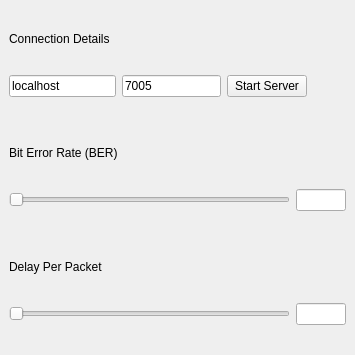
<?xml version="1.0" encoding="UTF-8"?>
<ui version="4.0">
 <class>Emulator</class>
 <widget class="QMainWindow" name="Emulator">
  <property name="enabled">
   <bool>true</bool>
  </property>
  <property name="geometry">
   <rect>
    <x>0</x>
    <y>0</y>
    <width>355</width>
    <height>355</height>
   </rect>
  </property>
  <property name="windowTitle">
   <string/>
  </property>
  <property name="animated">
   <bool>true</bool>
  </property>
  <property name="documentMode">
   <bool>false</bool>
  </property>
  <widget class="QWidget" name="centralwidget">
   <layout class="QGridLayout" name="gridLayout_2">
    <item row="0" column="0">
     <layout class="QVBoxLayout" name="verticalLayout">
      <item>
       <widget class="QLabel" name="label">
        <property name="minimumSize">
         <size>
          <width>0</width>
          <height>0</height>
         </size>
        </property>
        <property name="maximumSize">
         <size>
          <width>16777215</width>
          <height>30</height>
         </size>
        </property>
        <property name="text">
         <string>Connection Details</string>
        </property>
       </widget>
      </item>
      <item>
       <layout class="QHBoxLayout" name="connectionBox">
        <item>
         <widget class="QLineEdit" name="addressInput">
          <property name="minimumSize">
           <size>
            <width>100</width>
            <height>0</height>
           </size>
          </property>
          <property name="maximumSize">
           <size>
            <width>220</width>
            <height>16777215</height>
           </size>
          </property>
          <property name="text">
           <string>localhost</string>
          </property>
          <property name="maxLength">
           <number>45</number>
          </property>
          <property name="placeholderText">
           <string>Address</string>
          </property>
         </widget>
        </item>
        <item>
         <widget class="QLineEdit" name="portInput">
          <property name="minimumSize">
           <size>
            <width>50</width>
            <height>0</height>
           </size>
          </property>
          <property name="maximumSize">
           <size>
            <width>100</width>
            <height>16777215</height>
           </size>
          </property>
          <property name="text">
           <string>7005</string>
          </property>
          <property name="maxLength">
           <number>10</number>
          </property>
          <property name="placeholderText">
           <string>Port</string>
          </property>
         </widget>
        </item>
        <item>
         <widget class="QPushButton" name="connectBtn">
          <property name="enabled">
           <bool>true</bool>
          </property>
          <property name="maximumSize">
           <size>
            <width>100</width>
            <height>16777215</height>
           </size>
          </property>
          <property name="text">
           <string>Start Server</string>
          </property>
         </widget>
        </item>
        <item>
         <spacer name="horizontalSpacer">
          <property name="orientation">
           <enum>Qt::Horizontal</enum>
          </property>
          <property name="sizeHint" stdset="0">
           <size>
            <width>40</width>
            <height>20</height>
           </size>
          </property>
         </spacer>
        </item>
       </layout>
      </item>
      <item>
       <spacer name="horizontalSpacer_4">
        <property name="orientation">
         <enum>Qt::Horizontal</enum>
        </property>
        <property name="sizeHint" stdset="0">
         <size>
          <width>40</width>
          <height>20</height>
         </size>
        </property>
       </spacer>
      </item>
      <item>
       <widget class="QLabel" name="label_2">
        <property name="maximumSize">
         <size>
          <width>16777215</width>
          <height>30</height>
         </size>
        </property>
        <property name="text">
         <string>Bit Error Rate (BER)</string>
        </property>
       </widget>
      </item>
      <item>
       <layout class="QHBoxLayout" name="horizontalLayout">
        <item>
         <widget class="QSlider" name="horizontalSlider">
          <property name="orientation">
           <enum>Qt::Horizontal</enum>
          </property>
         </widget>
        </item>
        <item>
         <widget class="QLineEdit" name="lineEdit">
          <property name="maximumSize">
           <size>
            <width>50</width>
            <height>16777215</height>
           </size>
          </property>
         </widget>
        </item>
       </layout>
      </item>
      <item>
       <spacer name="horizontalSpacer_3">
        <property name="orientation">
         <enum>Qt::Horizontal</enum>
        </property>
        <property name="sizeHint" stdset="0">
         <size>
          <width>40</width>
          <height>20</height>
         </size>
        </property>
       </spacer>
      </item>
      <item>
       <widget class="QLabel" name="label_3">
        <property name="maximumSize">
         <size>
          <width>16777215</width>
          <height>30</height>
         </size>
        </property>
        <property name="text">
         <string>Delay Per Packet</string>
        </property>
       </widget>
      </item>
      <item>
       <layout class="QHBoxLayout" name="horizontalLayout_2">
        <item>
         <widget class="QSlider" name="horizontalSlider_2">
          <property name="orientation">
           <enum>Qt::Horizontal</enum>
          </property>
         </widget>
        </item>
        <item>
         <widget class="QLineEdit" name="lineEdit_2">
          <property name="maximumSize">
           <size>
            <width>50</width>
            <height>16777215</height>
           </size>
          </property>
         </widget>
        </item>
       </layout>
      </item>
     </layout>
    </item>
   </layout>
  </widget>
  <widget class="QMenuBar" name="menubar">
   <property name="geometry">
    <rect>
     <x>0</x>
     <y>0</y>
     <width>355</width>
     <height>22</height>
    </rect>
   </property>
  </widget>
 </widget>
 <resources/>
 <connections/>
</ui>
